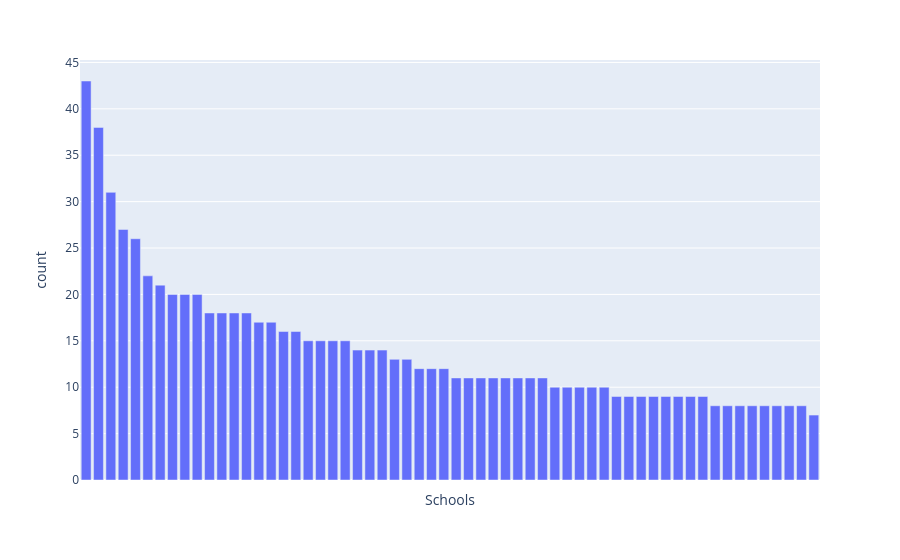

Notebook code cell kept with this figure:
### Markdown cell above
## Displaying data

### Code cell
import plotly.express as px
fig = px.bar(sorted_schools[:60], x="school", y="count", labels={'school':'Schools'})
fig.update_xaxes(showticklabels=False) # we hide x labels because it takes too much room. We can see school names by hovering bars
fig.show()

### Figure 1 — Plotly figure (JSON) as saved in the notebook; plotly's stock layout.template omitted (floating-point values rounded to 4 significant figures)
{"data": [{"alignmentgroup": "True", "hovertemplate": "Schools=%{x}<br>count=%{y}<extra></extra>", "legendgroup": "", "marker": {"color": "#636efa", "pattern": {"shape": ""}}, "name": "", "offsetgroup": "", "orientation": "v", "showlegend": false, "textposition": "auto", "type": "bar", "x": ["Columbia University", "University of California, Berkeley", "Stanford University", "École Polytechnique", "Imperial College London", "University of Illinois Urbana-Champaign", "University of Chicago", "University of Michigan", "University of Southern California", "University of Cambridge", "Politecnico di Milano", "University of Washington", "UCLA", "Georgia Institute of Technology", "Peking University", "ETH Zürich", "Sharif University of Technology", "Harvard University", "Télécom Paris", "Indian Institute of Technology, Kharagpur", "Fudan University", "North Carolina State University", "Carnegie Mellon University", "Massachusetts Institute of Technology", "The London School of Economics and Political Science (LSE)", "Duke University", "UC San Diego", "The University of Texas at Austin", "CentraleSupélec", "HEC Paris", "University of Oxford", "UCL", "Birla Institute of Technology and Science, Pilani", "Boston University", "Indian Institute of Technology, Bombay", "Northwestern University", "University of Science and Technology of China", "University of California, Davis", "Cornell University", "Yale University", "University College Cork", "New York University", "Purdue University", "University of Minnesota", "Udacity", "Tsinghua University", "UC Santa Barbara", "Tel Aviv University", "Instituto Superior Técnico", "University of Wisconsin-Madison", "Ben-Gurion University of the Negev", "Wuhan University", "University of Toronto", "Sun Yat-sen University", "EPFL", "Pierre and Marie Curie University", "UC Irvine", "Technical University of Munich", "University of Florida", "Princeton University"], "xaxis": "x", "y": [43, 38, 31, 27, 26, 22, 21, 20, 20, 20, 18, 18, 18, 18, 17, 17, 16, 16, 15, 15, 15, 15, 14, 14, 14, 13, 13, 12, 12, 12, 11, 11, 11, 11, 11, 11, 11, 11, 10, 10, 10, 10, 10, 9, 9, 9, 9, 9, 9, 9, 9, 8, 8, 8, 8, 8, 8, 8, 8, 7], "yaxis": "y"}], "layout": {"barmode": "relative", "legend": {"tracegroupgap": 0}, "margin": {"t": 60}, "xaxis": {"anchor": "y", "domain": [0, 1], "showticklabels": false, "title": {"text": "Schools"}}, "yaxis": {"anchor": "x", "domain": [0, 1], "title": {"text": "count"}}}}
